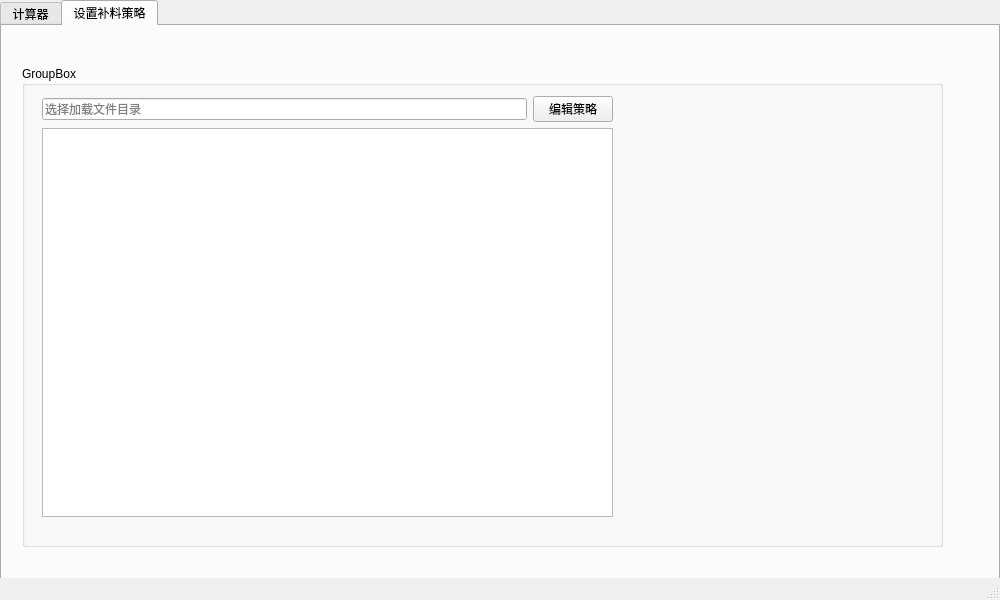
<?xml version="1.0" encoding="UTF-8"?>
<ui version="4.0">
 <class>MainWindow</class>
 <widget class="QMainWindow" name="MainWindow">
  <property name="geometry">
   <rect>
    <x>0</x>
    <y>0</y>
    <width>1000</width>
    <height>600</height>
   </rect>
  </property>
  <property name="minimumSize">
   <size>
    <width>250</width>
    <height>150</height>
   </size>
  </property>
  <property name="windowTitle">
   <string>&quot;生物过程补料计算器&quot;</string>
  </property>
  <property name="windowIcon">
   <iconset>
    <normaloff>icons/biotech.svg</normaloff>icons/biotech.svg</iconset>
  </property>
  <property name="windowOpacity">
   <double>0.960000000000000</double>
  </property>
  <property name="dockOptions">
   <set>QMainWindow::DockOption::AllowTabbedDocks|QMainWindow::DockOption::AnimatedDocks</set>
  </property>
  <widget class="QWidget" name="centralwidget">
   <widget class="QTabWidget" name="tabWidget">
    <property name="geometry">
     <rect>
      <x>0</x>
      <y>0</y>
      <width>1000</width>
      <height>600</height>
     </rect>
    </property>
    <property name="sizePolicy">
     <sizepolicy hsizetype="Preferred" vsizetype="Preferred">
      <horstretch>0</horstretch>
      <verstretch>0</verstretch>
     </sizepolicy>
    </property>
    <property name="tabPosition">
     <enum>QTabWidget::TabPosition::North</enum>
    </property>
    <property name="currentIndex">
     <number>1</number>
    </property>
    <property name="iconSize">
     <size>
      <width>16</width>
      <height>16</height>
     </size>
    </property>
    <widget class="QWidget" name="tab_cal">
     <attribute name="title">
      <string>计算器</string>
     </attribute>
     <widget class="QGroupBox" name="show_box">
      <property name="geometry">
       <rect>
        <x>440</x>
        <y>10</y>
        <width>521</width>
        <height>361</height>
       </rect>
      </property>
      <property name="sizePolicy">
       <sizepolicy hsizetype="Fixed" vsizetype="Fixed">
        <horstretch>0</horstretch>
        <verstretch>0</verstretch>
       </sizepolicy>
      </property>
      <property name="title">
       <string>将执行的补料策略：</string>
      </property>
      <widget class="QTableView" name="tableview_stra2">
       <property name="geometry">
        <rect>
         <x>10</x>
         <y>20</y>
         <width>501</width>
         <height>331</height>
        </rect>
       </property>
      </widget>
     </widget>
     <widget class="QGroupBox" name="Input_box">
      <property name="geometry">
       <rect>
        <x>440</x>
        <y>380</y>
        <width>521</width>
        <height>151</height>
       </rect>
      </property>
      <property name="title">
       <string>输入参数：</string>
      </property>
      <widget class="QWidget" name="layoutWidget">
       <property name="geometry">
        <rect>
         <x>410</x>
         <y>31</y>
         <width>91</width>
         <height>101</height>
        </rect>
       </property>
       <layout class="QVBoxLayout" name="verticalLayout_3">
        <item>
         <widget class="QPushButton" name="load_stra_button">
          <property name="sizePolicy">
           <sizepolicy hsizetype="Minimum" vsizetype="Expanding">
            <horstretch>0</horstretch>
            <verstretch>0</verstretch>
           </sizepolicy>
          </property>
          <property name="text">
           <string>编辑策略</string>
          </property>
         </widget>
        </item>
        <item>
         <widget class="QPushButton" name="clear_button">
          <property name="sizePolicy">
           <sizepolicy hsizetype="Minimum" vsizetype="Expanding">
            <horstretch>0</horstretch>
            <verstretch>0</verstretch>
           </sizepolicy>
          </property>
          <property name="text">
           <string>清除</string>
          </property>
         </widget>
        </item>
        <item>
         <widget class="QPushButton" name="calculate_button">
          <property name="sizePolicy">
           <sizepolicy hsizetype="Minimum" vsizetype="Expanding">
            <horstretch>0</horstretch>
            <verstretch>0</verstretch>
           </sizepolicy>
          </property>
          <property name="text">
           <string>计算</string>
          </property>
         </widget>
        </item>
       </layout>
      </widget>
      <widget class="QWidget" name="layoutWidget">
       <property name="geometry">
        <rect>
         <x>22</x>
         <y>31</y>
         <width>244</width>
         <height>101</height>
        </rect>
       </property>
       <layout class="QHBoxLayout" name="horizontalLayout_2">
        <item>
         <layout class="QVBoxLayout" name="verticalLayout_2">
          <item>
           <widget class="QLabel" name="label_4">
            <property name="font">
             <font>
              <pointsize>10</pointsize>
             </font>
            </property>
            <property name="text">
             <string>取样量：</string>
            </property>
           </widget>
          </item>
          <item>
           <widget class="QLabel" name="label_5">
            <property name="font">
             <font>
              <pointsize>10</pointsize>
             </font>
            </property>
            <property name="text">
             <string>取样前_体系质量：</string>
            </property>
           </widget>
          </item>
          <item>
           <widget class="QLabel" name="label_6">
            <property name="font">
             <font>
              <pointsize>10</pointsize>
             </font>
            </property>
            <property name="text">
             <string>体系剩余葡萄糖：</string>
            </property>
           </widget>
          </item>
         </layout>
        </item>
        <item>
         <layout class="QGridLayout" name="gridLayout">
          <item row="1" column="0">
           <widget class="QDoubleSpinBox" name="spinbox_before_sampling">
            <property name="sizePolicy">
             <sizepolicy hsizetype="Preferred" vsizetype="Expanding">
              <horstretch>0</horstretch>
              <verstretch>0</verstretch>
             </sizepolicy>
            </property>
            <property name="alignment">
             <set>Qt::AlignmentFlag::AlignRight|Qt::AlignmentFlag::AlignTrailing|Qt::AlignmentFlag::AlignVCenter</set>
            </property>
            <property name="maximum">
             <double>100000.000000000000000</double>
            </property>
            <property name="singleStep">
             <double>0.050000000000000</double>
            </property>
            <property name="value">
             <double>1200.000000000000000</double>
            </property>
           </widget>
          </item>
          <item row="0" column="0">
           <widget class="QSpinBox" name="spinbox_sampling">
            <property name="sizePolicy">
             <sizepolicy hsizetype="Preferred" vsizetype="Expanding">
              <horstretch>0</horstretch>
              <verstretch>0</verstretch>
             </sizepolicy>
            </property>
            <property name="alignment">
             <set>Qt::AlignmentFlag::AlignRight|Qt::AlignmentFlag::AlignTrailing|Qt::AlignmentFlag::AlignVCenter</set>
            </property>
            <property name="suffix">
             <string/>
            </property>
            <property name="prefix">
             <string/>
            </property>
            <property name="maximum">
             <number>1000</number>
            </property>
            <property name="value">
             <number>10</number>
            </property>
           </widget>
          </item>
          <item row="2" column="0">
           <widget class="QDoubleSpinBox" name="spinbox_gluc">
            <property name="sizePolicy">
             <sizepolicy hsizetype="Preferred" vsizetype="Expanding">
              <horstretch>0</horstretch>
              <verstretch>0</verstretch>
             </sizepolicy>
            </property>
            <property name="alignment">
             <set>Qt::AlignmentFlag::AlignRight|Qt::AlignmentFlag::AlignTrailing|Qt::AlignmentFlag::AlignVCenter</set>
            </property>
            <property name="decimals">
             <number>5</number>
            </property>
            <property name="maximum">
             <double>1000.000000000000000</double>
            </property>
            <property name="singleStep">
             <double>0.000010000000000</double>
            </property>
            <property name="value">
             <double>0.000000000000000</double>
            </property>
           </widget>
          </item>
         </layout>
        </item>
       </layout>
      </widget>
      <widget class="QWidget" name="layoutWidget">
       <property name="geometry">
        <rect>
         <x>270</x>
         <y>31</y>
         <width>131</width>
         <height>101</height>
        </rect>
       </property>
       <layout class="QHBoxLayout" name="horizontalLayout_3">
        <item>
         <layout class="QVBoxLayout" name="verticalLayout_5">
          <item>
           <widget class="QLabel" name="label_10">
            <property name="font">
             <font>
              <pointsize>10</pointsize>
             </font>
            </property>
            <property name="text">
             <string>单位：</string>
            </property>
           </widget>
          </item>
          <item>
           <widget class="QLabel" name="label_8">
            <property name="font">
             <font>
              <pointsize>10</pointsize>
             </font>
            </property>
            <property name="text">
             <string>单位：</string>
            </property>
           </widget>
          </item>
          <item>
           <widget class="QLabel" name="label_9">
            <property name="font">
             <font>
              <pointsize>10</pointsize>
             </font>
            </property>
            <property name="text">
             <string>单位：</string>
            </property>
           </widget>
          </item>
         </layout>
        </item>
        <item>
         <layout class="QVBoxLayout" name="verticalLayout_6">
          <item>
           <widget class="QComboBox" name="combox_sampling">
            <item>
             <property name="text">
              <string>mL</string>
             </property>
            </item>
            <item>
             <property name="text">
              <string>μL</string>
             </property>
            </item>
            <item>
             <property name="text">
              <string>L</string>
             </property>
            </item>
           </widget>
          </item>
          <item>
           <widget class="QComboBox" name="combox_before_sampling">
            <item>
             <property name="text">
              <string>mL</string>
             </property>
            </item>
            <item>
             <property name="text">
              <string>L</string>
             </property>
            </item>
            <item>
             <property name="text">
              <string>μL</string>
             </property>
            </item>
            <item>
             <property name="text">
              <string>g</string>
             </property>
            </item>
            <item>
             <property name="text">
              <string>kg</string>
             </property>
            </item>
            <item>
             <property name="text">
              <string>mg</string>
             </property>
            </item>
           </widget>
          </item>
          <item>
           <widget class="QComboBox" name="combox_before_sampling_2">
            <item>
             <property name="text">
              <string>g/L</string>
             </property>
            </item>
            <item>
             <property name="text">
              <string>mg/L</string>
             </property>
            </item>
            <item>
             <property name="text">
              <string>mg/mL</string>
             </property>
            </item>
            <item>
             <property name="text">
              <string>g/mL</string>
             </property>
            </item>
            <item>
             <property name="text">
              <string>kg/L</string>
             </property>
            </item>
            <item>
             <property name="text">
              <string>kg/mL</string>
             </property>
            </item>
           </widget>
          </item>
         </layout>
        </item>
       </layout>
      </widget>
     </widget>
     <widget class="QGroupBox" name="groupBox">
      <property name="geometry">
       <rect>
        <x>30</x>
        <y>10</y>
        <width>391</width>
        <height>521</height>
       </rect>
      </property>
      <property name="title">
       <string>信息输出：</string>
      </property>
      <widget class="QTextBrowser" name="textbrowser_output">
       <property name="geometry">
        <rect>
         <x>20</x>
         <y>30</y>
         <width>351</width>
         <height>471</height>
        </rect>
       </property>
       <property name="font">
        <font>
         <pointsize>10</pointsize>
        </font>
       </property>
      </widget>
     </widget>
    </widget>
    <widget class="QWidget" name="tab_feed">
     <attribute name="title">
      <string>设置补料策略</string>
     </attribute>
     <widget class="QGroupBox" name="groupBox_2">
      <property name="geometry">
       <rect>
        <x>20</x>
        <y>40</y>
        <width>921</width>
        <height>481</height>
       </rect>
      </property>
      <property name="title">
       <string>GroupBox</string>
      </property>
      <widget class="QWidget" name="layoutWidget">
       <property name="geometry">
        <rect>
         <x>20</x>
         <y>30</y>
         <width>571</width>
         <height>421</height>
        </rect>
       </property>
       <layout class="QVBoxLayout" name="verticalLayout">
        <item>
         <layout class="QHBoxLayout" name="horizontalLayout">
          <item>
           <widget class="QLineEdit" name="lineedit_path">
            <property name="text">
             <string/>
            </property>
            <property name="placeholderText">
             <string>选择加载文件目录</string>
            </property>
           </widget>
          </item>
          <item>
           <widget class="QPushButton" name="load_stra_button_2">
            <property name="text">
             <string>编辑策略</string>
            </property>
           </widget>
          </item>
         </layout>
        </item>
        <item>
         <widget class="QTableView" name="tableview_stra"/>
        </item>
       </layout>
      </widget>
     </widget>
    </widget>
   </widget>
  </widget>
  <widget class="QStatusBar" name="statusbar"/>
 </widget>
 <resources/>
 <connections/>
</ui>
